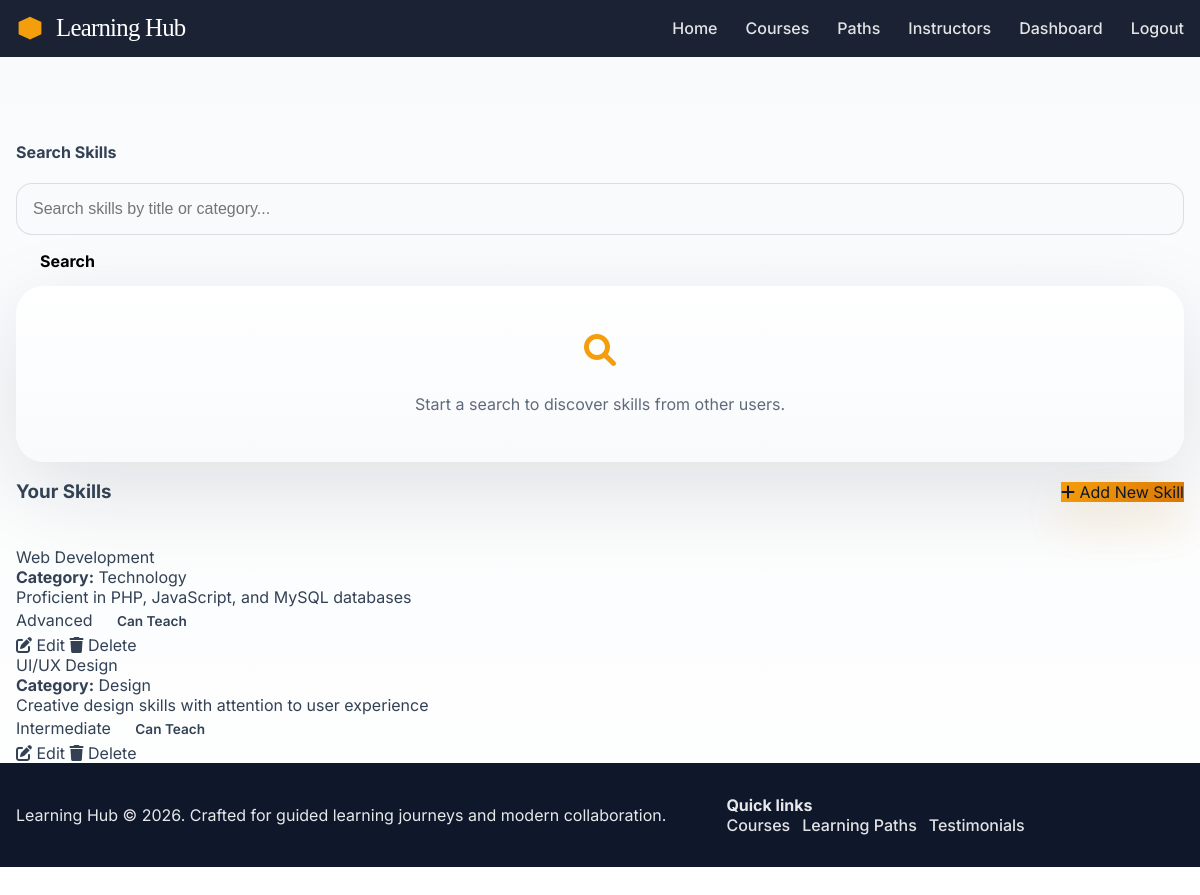
/dashboard.php (signed in), run on the app's committed database.
### tables this page shows
CREATE TABLE IF NOT EXISTS skills (
    id INT PRIMARY KEY AUTO_INCREMENT,
    user_id INT NOT NULL,
    title VARCHAR(150) NOT NULL,
    category VARCHAR(100) NOT NULL,
    description TEXT NOT NULL,
    skill_level ENUM('beginner', 'intermediate', 'advanced') NOT NULL DEFAULT 'beginner',
    skill_type ENUM('teach','learn') NOT NULL DEFAULT 'teach',
    keywords VARCHAR(255),
    created_at TIMESTAMP DEFAULT CURRENT_TIMESTAMP,
    updated_at TIMESTAMP DEFAULT CURRENT_TIMESTAMP ON UPDATE CURRENT_TIMESTAMP,
    FOREIGN KEY (user_id) REFERENCES users(id) ON DELETE CASCADE,
    INDEX idx_user_skills (user_id),
    INDEX idx_category (category),
    FULLTEXT INDEX ft_title (title)
);

### includes/auth.php (called while the page is built, shortened)
<?php
function is_logged_in() {
    return isset($_SESSION['logged_in']) && $_SESSION['logged_in'] === true;
}
?>

### includes/db.php (called while the page is built, shortened)
<?php
function get_user_by_id($user_id, $conn) {
    $user_id = intval($user_id);
    $query = "SELECT id, username, email, bio FROM users WHERE id = $user_id";
    return $conn->query($query);
}
function get_user_skills($user_id, $conn) {
    $user_id = intval($user_id);
    $query = "SELECT * FROM skills WHERE user_id = $user_id ORDER BY created_at DESC";
    return $conn->query($query);
}
?>

### dashboard.php (the view, shortened to what this page needs)
<?php
require_once 'includes/db.php';
require_once 'includes/auth.php';
$user_id = get_current_user_id();
$search_results = null;
$search_term = '';
$skills_result = get_user_skills($user_id, $conn);
?>
<!DOCTYPE html>
<html lang="en">
<head>
    <link rel="stylesheet" href="https://cdnjs.cloudflare.com/ajax/libs/font-awesome/6.0.0/css/all.min.css">
    <link rel="stylesheet" href="css/style.css">
</head>
<body>
    <div class="page-shell">
        <?php include 'includes/header.php'; ?>
        <main class="dashboard-wrapper reveal">
            <div class="main-container">
        <div class="container">
            <div class="search-section">
                <h4 class="section-title">Search Skills</h4>
                <form id="dashboardSearchForm" method="GET" class="search-form">
                    <input type="text" name="search" placeholder="Search skills by title or category..."
                           value="<?php echo htmlspecialchars($search_term); ?>">
                    <button type="submit">Search</button>
                </form>
                <div class="search-results" id="searchResultsContainer">
                    <?php if (!is_null($search_results)): ?>
                        <h5>Search Results for "<?php echo htmlspecialchars($search_term); ?>"</h5>
                        <?php if ($search_results->num_rows > 0): ?>
                            <div class="row mt-3">
                                <?php while ($skill = $search_results->fetch_assoc()): ?>
                                    <div class="col-md-6 mb-3">
                                        <div class="skill-card">
                                            <div class="skill-title"><?php echo htmlspecialchars($skill['title']); ?></div>
                                            <div class="skill-meta">
                                                <strong>By:</strong> <?php echo htmlspecialchars($skill['username']); ?>
                                            </div>
                                            <div class="skill-meta">
                                                <strong>Category:</strong> <?php echo htmlspecialchars($skill['category']); ?>
                                            </div>
                                            <div>
                                                <span class="skill-level <?php echo strtolower($skill['skill_level']); ?>">
                                                    <?php echo ucfirst($skill['skill_level']); ?>
                                                </span>
                                                <?php $stype = isset($skill['skill_type']) ? $skill['skill_type'] : 'teach'; ?>
                                                <span class="skill-role <?php echo $stype; ?>" style="margin-left:10px; display:inline-block; padding:6px 10px; border-radius:18px; font-weight:600; font-size:0.85rem;">
                                                    <?php echo ($stype == 'learn') ? 'Wants to Learn' : 'Can Teach'; ?>
                                                </span>
                                            </div>
                                            <p class="mt-2"><?php echo htmlspecialchars(substr($skill['description'], 0, 100)); ?>...</p>
                                            <?php if ($skill['user_id'] != $user_id && ( !isset($skill['skill_type']) || $skill['skill_type'] == 'teach')): ?>
                                                <a href="request.php?skill_id=<?php echo $skill['id']; ?>&user_id=<?php echo $skill['user_id']; ?>"
                                                   class="btn-small btn-request">Request Skill</a>
                                            <?php endif; ?>
*** End Replace
                                        </div>
                                    </div>
                                <?php endwhile; ?>
                            </div>
                        <?php else: ?>
                            <div class="empty-state">
                                <i class="fas fa-search"></i>
                                <p>No skills found matching your search.</p>
                            </div>
                        <?php endif; ?>
                    <?php else: ?>
                        <div class="empty-state">
                            <i class="fas fa-search"></i>
                            <p>Start a search to discover skills from other users.</p>
                        </div>
                    <?php endif; ?>
                </div>
            </div>
            <div class="dashboard-section">
                <div style="display: flex; justify-content: space-between; align-items: center; margin-bottom: 25px;">
                    <h3 class="section-title">Your Skills</h3>
                    <a href="add_skill.php" class="btn-add-skill">
                        <i class="fas fa-plus"></i> Add New Skill
                    </a>
                </div>
                <?php if ($skills_result->num_rows > 0): ?>
                    <div class="skills-list">
                        <?php while ($skill = $skills_result->fetch_assoc()): ?>
                            <div class="skill-card">
                                <div class="skill-title"><?php echo htmlspecialchars($skill['title']); ?></div>
                                <div class="skill-meta">
                                    <strong>Category:</strong> <?php echo htmlspecialchars($skill['category']); ?>
                                </div>
                                <div class="skill-meta">
                                    <?php echo htmlspecialchars($skill['description']); ?>
                                </div>
                                <div>
                                    <span class="skill-level <?php echo strtolower($skill['skill_level']); ?>">
                                        <?php echo ucfirst($skill['skill_level']); ?>
                                    </span>
                                    <?php $stype = isset($skill['skill_type']) ? $skill['skill_type'] : 'teach'; ?>
                                    <span class="skill-role <?php echo $stype; ?>" style="margin-left:10px; display:inline-block; padding:6px 10px; border-radius:18px; font-weight:600; font-size:0.85rem;">
                                        <?php echo ($stype == 'learn') ? 'Wants to Learn' : 'Can Teach'; ?>
                                    </span>
                                </div>
                                <div class="skill-actions">
                                    <a href="edit_skill.php?id=<?php echo $skill['id']; ?>" class="btn-small btn-edit">
                                        <i class="fas fa-edit"></i> Edit
                                    </a>
                                    <a href="delete_skill.php?id=<?php echo $skill['id']; ?>" class="btn-small btn-delete"
                                       onclick="return confirm('Are you sure you want to delete this skill?');">
                                        <i class="fas fa-trash"></i> Delete
                                    </a>
                                </div>
                            </div>
                        <?php endwhile; ?>
                    </div>
                <?php endif; ?>
            </div>
        </div>
    </div>
            <?php include 'includes/footer.php'; ?>
        </main>
    </div>
</body>
</html>

### includes/header.php (shortened to what this page needs)
<header class="global-header">
    <div class="container nav-panel">
        <a class="brand" href="index.php" aria-label="Learning Hub home">
            <svg viewBox="0 0 64 64" aria-hidden="true">
                <path d="M32 6L58 18v28L32 58 6 46V18z"></path>
            </svg>
            Learning Hub
        </a>
        <nav class="main-nav" aria-label="Primary navigation">
            <ul class="nav-list">
                <li><a href="index.php">Home</a></li>
                <li><a href="index.php#courses">Courses</a></li>
                <li><a href="index.php#paths">Paths</a></li>
                <li><a href="index.php#instructors">Instructors</a></li>
                <?php if (function_exists('is_logged_in') && is_logged_in()): ?>
                    <li><a href="dashboard.php">Dashboard</a></li>
                    <li><a href="logout.php">Logout</a></li>
                <?php else: ?>
                    <li><a href="login.php">Login</a></li>
                    <li><a href="register.php">Register</a></li>
                <?php endif; ?>
            </ul>
        </nav>
    </div>
</header>

### includes/footer.php (shortened to what this page needs)
<footer class="site-footer" aria-label="Footer">
    <div class="container footer-grid">
        <div>
            <p>Learning Hub &copy; <?php echo date('Y'); ?>. Crafted for guided learning journeys and modern collaboration.</p>
        </div>
        <div>
            <p><strong>Quick links</strong></p>
            <ul class="nav-list" style="gap: 0.75rem;">
                <li><a href="index.php#courses">Courses</a></li>
                <li><a href="index.php#paths">Learning Paths</a></li>
                <li><a href="index.php#testimonials">Testimonials</a></li>
            </ul>
        </div>
    </div>
</footer>

### css/style.css (style rules this page uses)
:root { --primary: #0F172A; --secondary: #1E293B; --accent: #F59E0B; --accent-hover: #D97706; --light: #FFFFFF; --gray: #F8FAFC; --text: #334155; --surface: #ffffff; --shadow: 0 28px 90px rgba(15, 23, 42, 0.12); --radius: 28px; }
* { box-sizing: border-box; }
html { scroll-behavior: smooth; }
body { margin: 0; min-height: 100vh; font-family: 'Inter', sans-serif; background: linear-gradient(180deg, var(--gray) 0%, #ffffff 100%); color: var(--text); overflow-x: hidden; }
img, svg { display: block; max-width: 100%; }
a { color: inherit; text-decoration: none; }
button { border: none; background: none; font: inherit; }
.page-shell { display: flex; flex-direction: column; min-height: 100vh; }
.container { width: min(1200px, calc(100% - 2rem)); margin: 0 auto; }
.global-header { background: rgba(15, 23, 42, 0.95); position: sticky; top: 0; z-index: 50; backdrop-filter: blur(16px); }
.global-header .nav-panel { display: flex; align-items: center; justify-content: space-between; gap: 1rem; padding: 0.9rem 0; }
.brand { display: inline-flex; align-items: center; gap: 0.75rem; color: var(--light); font-family: 'Playfair Display', serif; font-size: 1.55rem; letter-spacing: -0.03em; }
.brand svg { width: 28px; height: 28px; fill: var(--accent); }
.main-nav { position: relative; }
.nav-list { display: flex; align-items: center; gap: 1.75rem; list-style: none; margin: 0; padding: 0; }
.nav-list li a { color: rgba(255, 255, 255, 0.88); font-weight: 500; transition: color 0.25s ease, transform 0.25s ease; }
.btn, button, input[type='submit'] { display: inline-flex; align-items: center; justify-content: center; gap: 0.5rem; font-weight: 700; border-radius: 999px; padding: 0.95rem 1.5rem; cursor: pointer; transition: transform 0.3s ease, background 0.3s ease, box-shadow 0.3s ease; }
.btn-primary, .btn-submit, .btn-add-skill { background: linear-gradient(135deg, var(--accent), var(--accent-hover)); color: var(--primary); box-shadow: 0 20px 40px rgba(245, 158, 11, 0.18); }
.auth-page, .dashboard-wrapper, .request-wrapper { padding: 4rem 0; }
.form-control, .form-select, textarea, input[type='email'], input[type='password'], input[type='text'] { width: 100%; background: var(--gray); border: 1px solid rgba(15, 23, 42, 0.12); border-radius: 16px; padding: 1rem 1rem; font-size: 1rem; color: var(--text); }
.hero-placeholder, .auth-note, .empty-state, .skill-card, .skill-meta, .skill-actions { width: 100%; }
.empty-state { text-align: center; padding: 3rem 1.5rem; border-radius: 28px; background: linear-gradient(180deg, rgba(255, 255, 255, 0.95), rgba(248, 250, 252, 0.95)); box-shadow: var(--shadow); }
.empty-state i { font-size: 2rem; color: var(--accent); margin-bottom: 1rem; }
.empty-state p { margin: 0.75rem 0 0; color: rgba(51, 65, 85, 0.78); }
.site-footer { background: var(--primary); color: rgba(255, 255, 255, 0.9); padding: 2rem 0; }
.site-footer .footer-grid { display: grid; grid-template-columns: 1.5fr 1fr; gap: 1.5rem; align-items: center; }
.site-footer p { margin: 0; }
.site-footer a { color: rgba(255, 255, 255, 0.9); }
.reveal, .reveal-left, .reveal-right { opacity: 0; transform: translateY(40px); transition: opacity 0.85s ease, transform 0.85s ease; }
.reveal-visible { opacity: 1; transform: translateX(0) translateY(0); }

### data on the page
skills: title "Web Development", category "Technology", description "Proficient in PHP, JavaScript, and MySQL databases", skill_level "Advanced", skill_type "Can Teach"
skills: title "UI/UX Design", category "Design", description "Creative design skills with attention to user experience", skill_level "Intermediate", skill_type "Can Teach"
